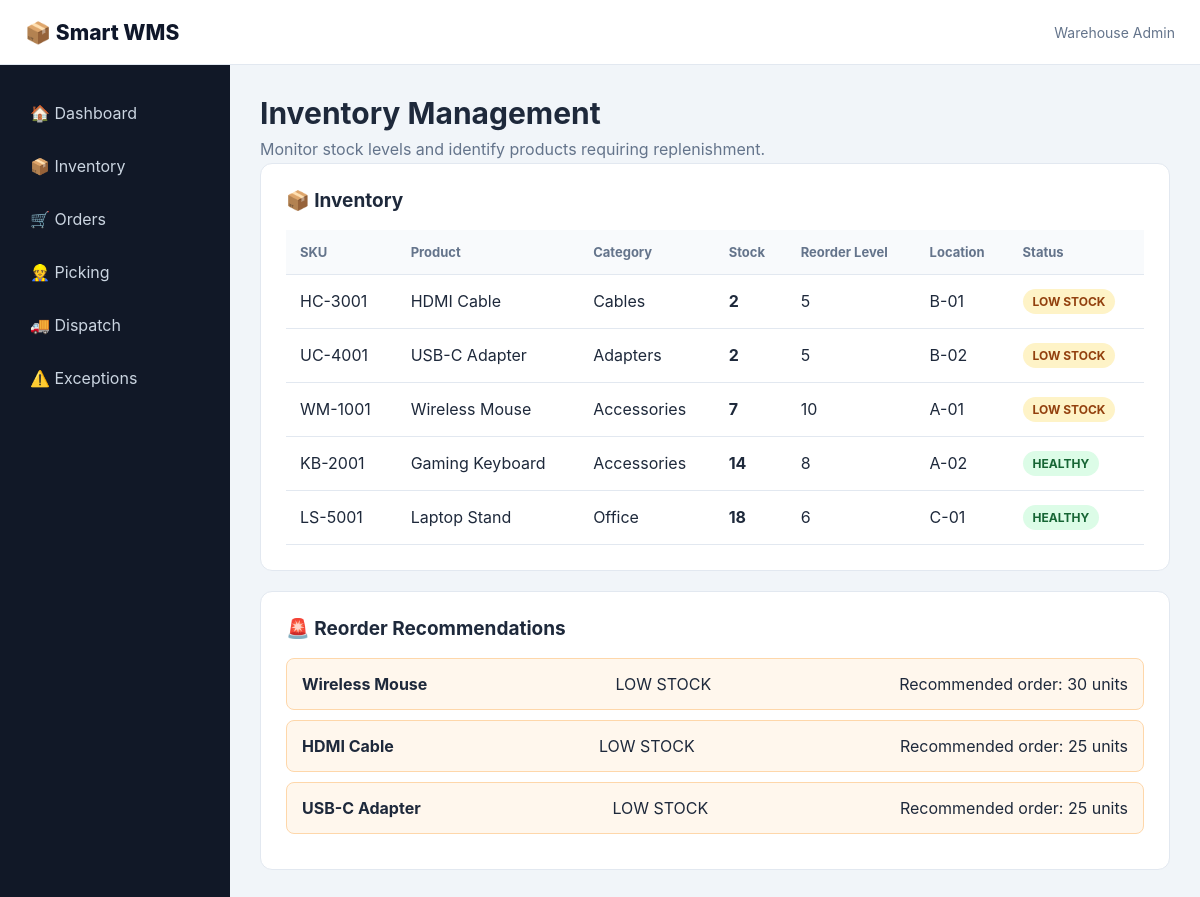
Page /inventory on the committed database.
### database.py (models this page shows)
class Product(db.Model):
    id = db.Column(db.Integer, primary_key=True)
    sku = db.Column(db.String(50), unique=True, nullable=False)
    name = db.Column(db.String(150), nullable=False)
    category = db.Column(db.String(100))
    quantity = db.Column(db.Integer, default=0)
    reorder_level = db.Column(db.Integer, default=10)
    reorder_quantity = db.Column(db.Integer, default=20)
    location = db.Column(db.String(50))
    damaged = db.Column(db.Integer, default=0)
    created_at = db.Column(
        db.DateTime,
        default=datetime.utcnow
    )

### app.py (the view)
@app.route("/inventory")
def inventory():
    products = Product.query.order_by(
        Product.quantity.asc()
    ).all()
    alerts = check_stock_alerts()
    return render_template(
        "inventory.html",
        products=products,
        alerts=alerts
    )

### decision_engine.py (called while the page is built)
def check_stock_alerts():
    products = Product.query.all()
    alerts = []
    for product in products:
        if product.quantity == 0:
            alerts.append({
                "product": product.name,
                "status": "OUT OF STOCK",
                "recommended_order":
                    product.reorder_quantity
            })
        elif product.quantity <= product.reorder_level:
            alerts.append({
                "product": product.name,
                "status": "LOW STOCK",
                "recommended_order":
                    product.reorder_quantity
            })
    return alerts

### templates/inventory.html
{% extends "base.html" %}
{% block content %}
<h1>Inventory Management</h1>
<p>
    Monitor stock levels and identify products
    requiring replenishment.
</p>
<div class="panel">
    <h2>📦 Inventory</h2>
    <table>
        <thead>
            <tr>
                <th>SKU</th>
                <th>Product</th>
                <th>Category</th>
                <th>Stock</th>
                <th>Reorder Level</th>
                <th>Location</th>
                <th>Status</th>
            </tr>
        </thead>
        <tbody>
        {% for product in products %}
            <tr>
                <td>
                    {{ product.sku }}
                </td>
                <td>
                    {{ product.name }}
                </td>
                <td>
                    {{ product.category }}
                </td>
                <td>
                    <strong>
                        {{ product.quantity }}
                    </strong>
                </td>
                <td>
                    {{ product.reorder_level }}
                </td>
                <td>
                    {{ product.location }}
                </td>
                <td>
                    {% if product.quantity == 0 %}
                        <span class="badge danger">
                            OUT OF STOCK
                        </span>
                    {% elif product.quantity <= product.reorder_level %}
                        <span class="badge warning">
                            LOW STOCK
                        </span>
                    {% else %}
                        <span class="badge success">
                            HEALTHY
                        </span>
                    {% endif %}
                </td>
            </tr>
        {% endfor %}
        </tbody>
    </table>
</div>
<div class="panel">
    <h2>🚨 Reorder Recommendations</h2>
    {% for alert in alerts %}
        <div class="alert">
            <strong>
                {{ alert.product }}
            </strong>
            <span>
                {{ alert.status }}
            </span>
            <span>
                Recommended order:
                {{ alert.recommended_order }}
                units
            </span>
        </div>
    {% else %}
        <p>
            Inventory levels are healthy.
        </p>
    {% endfor %}
</div>
{% endblock %}

### static/css/style.css (style rules this page uses)
* { box-sizing: border-box; margin: 0; padding: 0; }
:root { --primary: #2563eb; --dark: #0f172a; --sidebar: #111827; --background: #f1f5f9; --card: #ffffff; --text: #1e293b; --muted: #64748b; --success: #16a34a; --warning: #f59e0b; --danger: #dc2626; --border: #e2e8f0; }
body { font-family: Inter, Arial, sans-serif; background: var(--background); color: var(--text); }
h1 { font-size: 30px; margin-bottom: 6px; }
h2 { font-size: 19px; margin-bottom: 18px; }
p { color: var(--muted); line-height: 1.6; }
.panel { background: white; border: 1px solid var(--border); border-radius: 12px; padding: 25px; margin-bottom: 20px; }
table { width: 100%; border-collapse: collapse; }
th { text-align: left; background: #f8fafc; color: var(--muted); font-size: 13px; }
th, td { padding: 14px; border-bottom: 1px solid var(--border); }
.badge { display: inline-block; padding: 5px 10px; border-radius: 20px; background: #e2e8f0; font-size: 12px; font-weight: 700; }
.badge.success { background: #dcfce7; color: #166534; }
.badge.warning { background: #fef3c7; color: #92400e; }
.alert { display: flex; justify-content: space-between; padding: 15px; border-radius: 8px; background: #fff7ed; border: 1px solid #fed7aa; margin-bottom: 10px; }

### rows in the picture
Product: sku "HC-3001", name "HDMI Cable", category "Cables", quantity "2", reorder_level "5", location "B-01", shows "LOW STOCK", product "HDMI Cable", status "LOW STOCK", recommended_order "25"
Product: sku "UC-4001", name "USB-C Adapter", category "Adapters", quantity "2", reorder_level "5", location "B-02", shows "LOW STOCK", product "USB-C Adapter", status "LOW STOCK", recommended_order "25"
Product: sku "WM-1001", name "Wireless Mouse", category "Accessories", quantity "7", reorder_level "10", location "A-01", shows "LOW STOCK", product "Wireless Mouse", status "LOW STOCK", recommended_order "30"
Product: sku "KB-2001", name "Gaming Keyboard", category "Accessories", quantity "14", reorder_level "8", location "A-02", shows "HEALTHY"
Product: sku "LS-5001", name "Laptop Stand", category "Office", quantity "18", reorder_level "6", location "C-01", shows "HEALTHY"
